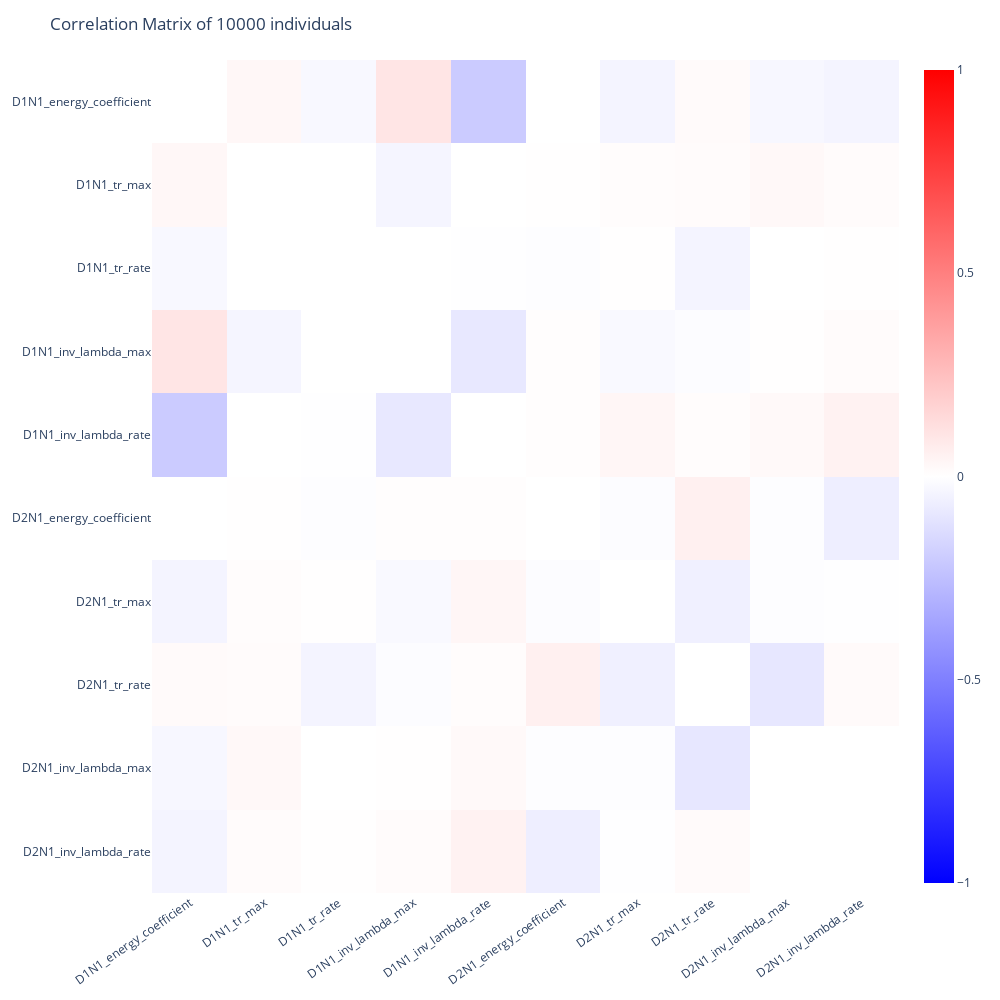

Notebook code cell kept with this figure:
### Markdown cell above
### Correlation matrix of X best individuals

### Code cell
fig = viewer.parameters_correlation_matrix(10_000)
fig.update_layout(width=1000, height=1000)

### Figure 1 — Plotly figure (JSON) as saved in the notebook; plotly's stock layout.template omitted (floating-point values rounded to 4 significant figures)
{"data": [{"coloraxis": "coloraxis", "hovertemplate": "x: %{x}<br>y: %{y}<br>color: %{z}<extra></extra>", "name": "0", "type": "heatmap", "x": ["D1N1_energy_coefficient", "D1N1_tr_max", "D1N1_tr_rate", "D1N1_inv_lambda_max", "D1N1_inv_lambda_rate", "D2N1_energy_coefficient", "D2N1_tr_max", "D2N1_tr_rate", "D2N1_inv_lambda_max", "D2N1_inv_lambda_rate"], "xaxis": "x", "y": ["D1N1_energy_coefficient", "D1N1_tr_max", "D1N1_tr_rate", "D1N1_inv_lambda_max", "D1N1_inv_lambda_rate", "D2N1_energy_coefficient", "D2N1_tr_max", "D2N1_tr_rate", "D2N1_inv_lambda_max", "D2N1_inv_lambda_rate"], "yaxis": "y", "z": [[null, 0.03324, -0.0282, 0.101, -0.2022, 0.0002884, -0.04289, 0.02018, -0.03128, -0.04447], [0.03324, null, -0.0009299, -0.03875, 0.0002892, 0.002904, 0.01002, 0.01516, 0.02836, 0.01405], [-0.0282, -0.0009299, null, -0.0009382, -0.005297, -0.007428, 0.004291, -0.04158, -0.001137, 0.002652], [0.101, -0.03875, -0.0009382, null, -0.09075, 0.009453, -0.02302, -0.0114, 0.004652, 0.01484], [-0.2022, 0.0002892, -0.005297, -0.09075, null, 0.00785, 0.03363, 0.01304, 0.02438, 0.04937], [0.0002884, 0.002904, -0.007428, 0.009453, 0.00785, null, -0.009909, 0.05787, -0.006212, -0.06795], [-0.04289, 0.01002, 0.004291, -0.02302, 0.03363, -0.009909, null, -0.05787, -0.009184, -0.003126], [0.02018, 0.01516, -0.04158, -0.0114, 0.01304, 0.05787, -0.05787, null, -0.09338, 0.01912], [-0.03128, 0.02836, -0.001137, 0.004652, 0.02438, -0.006212, -0.009184, -0.09338, null, 0.001812], [-0.04447, 0.01405, 0.002652, 0.01484, 0.04937, -0.06795, -0.003126, 0.01912, 0.001812, null]]}], "layout": {"coloraxis": {"cmax": 1, "cmin": -1, "colorscale": [[0, "blue"], [0.5, "white"], [1, "red"]]}, "height": 1000, "margin": {"t": 60}, "paper_bgcolor": "rgba(0,0,0,0)", "plot_bgcolor": "rgba(0,0,0,0)", "title": {"text": "Correlation Matrix of 10000 individuals"}, "width": 1000, "xaxis": {"anchor": "y", "domain": [0, 1], "showgrid": false, "tickangle": -35}, "yaxis": {"anchor": "x", "autorange": "reversed", "domain": [0, 1], "showgrid": false}}}
